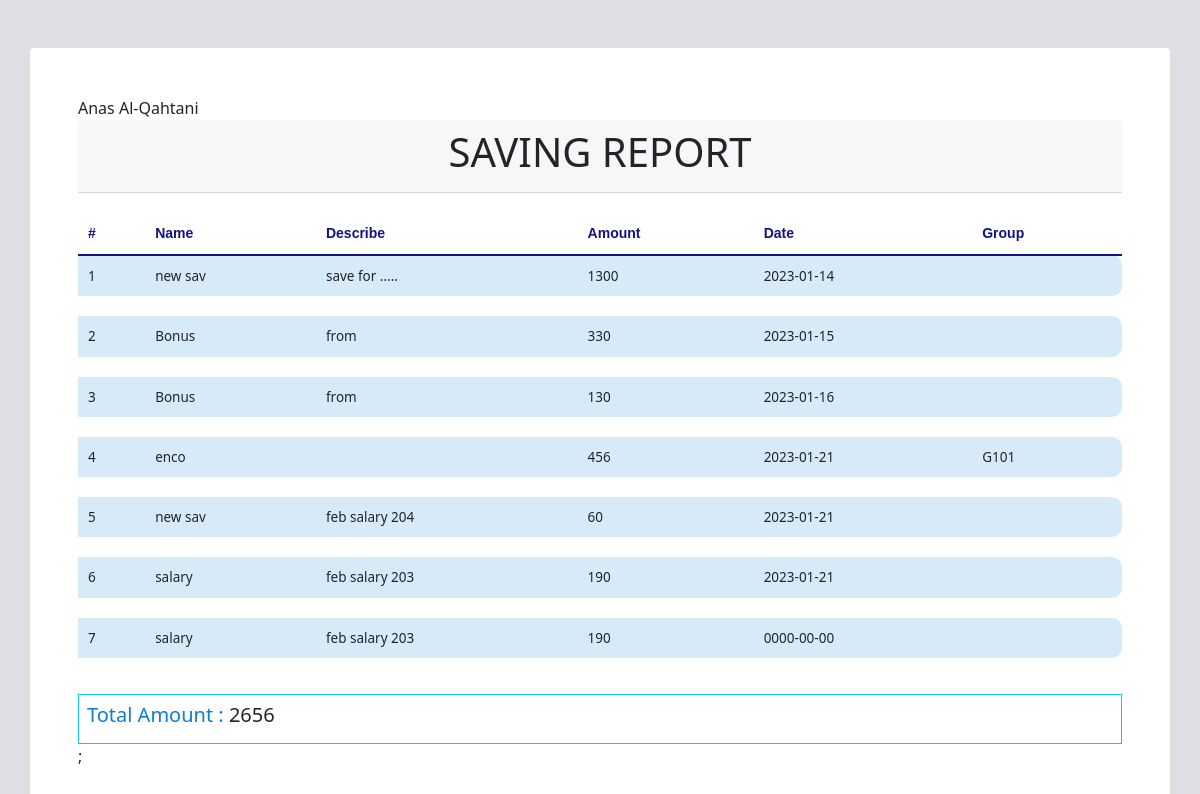
Screenshot of /crud/saving_report.php (signed in) with the database file from the repository.
### tables this page shows
CREATE TABLE `income` (
  `id` int(6) NOT NULL,
  `name` varchar(50) NOT NULL,
  `descrption` varchar(50) DEFAULT NULL,
  `date` date NOT NULL DEFAULT current_timestamp(),
  `amount` double NOT NULL,
  `type` varchar(50) NOT NULL DEFAULT 'income',
  `user_id` int(6) NOT NULL,
  `group_id` int(6) DEFAULT NULL
);

CREATE TABLE `groups` (
  `id` int(6) NOT NULL,
  `name` varchar(50) NOT NULL,
  `date_create` date NOT NULL DEFAULT current_timestamp(),
  `capacity` int(11) NOT NULL,
  `admin_id` int(6) NOT NULL
);

### crud/saving_report.php (the view, shortened to what this page needs)
<!DOCTYPE html>
<html lang="en">
<head>
    <link rel="stylesheet" href="../css/style.css">
   <link rel="stylesheet" href="https://cdn.jsdelivr.net/npm/bootstrap@5.0.1/dist/css/bootstrap.min.css">
   <link rel="stylesheet" href="https://cdnjs.cloudflare.com/ajax/libs/font-awesome/6.2.1/css/all.min.css">
</head>
<body onload="print()">
                <div class="container rounded mt-5 bg-white p-md-5">
                <?php
                                 echo $_SESSION['full_name'];
                                 ?>
                    <div class="card-header card-header-report text-uppercase text-center"> <h1>saving Report</h1></div>
                    <div class="table-responsive">
                        <table class="table">
                            <thead>
                                <tr>
                                <th scope="col">#</th>
                                    <th scope="col">Name</th>
                                    <th scope="col">Describe</th>
                                    <th scope="col">Amount</th>
                                    <th scope="col">Date</th>
                                    <th scope="col">Group</th>
                                </tr>
                            </thead>
                            <tbody>
                                <?php
                                 $i=1;
                                 $total_amount=0;
                                 include('../database/connect.php');
                                 $userid=$_SESSION['user_id'];
                                  $query="SELECT * FROM income WHERE user_id=$userid and type='saving'";
                                  if($result=mysqli_query($connect,$query))
                                     {
                                      if(mysqli_num_rows($result)>0)
                                        {
                                         while($row=mysqli_fetch_array($result))
                                                        {
                                                            $group_id=$row['group_id'];
                                                            if($group_id !=null){
                                                                $sql ="SELECT name FROM  groups  WHERE id=$group_id";
                                                                $res = $connect->query($sql);
                                                                if($res->num_rows> 0){
                                                                    while($g_name=$res->fetch_assoc()){
                                                                        $group_id=$g_name['name'];
                                                                }}
                                                             }
                                                            ?>
                                                            <tr class='bg-blue'>
                                                            <td> <?php echo $i ?> </td>
                                                            <td> <?php echo $row['name']; ?> </td>
                                                            <td> <?php echo $row['descrption'] ?> </td>
                                                            <td> <?php echo $row['amount']; ?> </td>
                                                            <td> <?php echo $row['date']; ?> </td>
                                                            <td> <?php echo $group_id; ?> </td>
                                                        </tr>
                                                          <?php
                                                        echo "<tr id='spacing-row'>";
                                                        echo "<td></td>";
                                                        echo "</tr>";
                                                        $i++;
                                                        $total_amount +=$row['amount'];
                                                        }
                                                    }
                                                    else
                                                    {
                                                    echo "null record";
                                                    }
                                                }
                                                else
                                                {
                                                    echo "thats problem is select $query.".mysqli_error($connect)."<br>";
                                                 }
                                                ?>
                            </tbody>
                        </table>
                       <div class="card-head border border-info p-2"><h5> <span style="color:#0b7dda;">Total Amount : </span> <?php echo $total_amount; ?></h5></div>;
                </div>
                </div>
</body>
</html>

### css/style.css (style rules this page uses)
* { margin: 0; padding: 0; box-sizing: border-box; list-style: none; }
body { background-color: rgba(35,43,85,0.15) !important; }
::placeholder { font-size: 10px; }
.container .table-responsive { margin: 20px auto; overflow-x: auto; }
.table thead tr th { font-size: 11px; color: #868585; padding: 10px 10px; }
.table tbody tr td { font-size: 13.5px; padding: 10px 10px; }

### crud/saving_report.php (style rules this page uses)
th { font-family: 'Poppins', sans-serif; font-weight: bold; font-size: 14px !important; color: #121286 !important; border-bottom: 2px solid #121286 !important; }
tbody .bg-blue { background-color: #d6ebf7; border-radius: 8px; }
#spacing-row { height: 8px; }
.table thead th,.table td { border: none; }
.table tbody td:first-child { border-bottom-left-radius: 10px; border-top-left-radius: 10px; }
.table tbody td:last-child { border-bottom-right-radius: 10px; border-top-right-radius: 10px; }

### rows the page displays
income: name "new sav", descrption "save for .....", amount "1300", date "2023-01-14"
income: name "Bonus", descrption "from", amount "330", date "2023-01-15"
income: name "Bonus", descrption "from", amount "130", date "2023-01-16"
income: name "enco", amount "456", date "2023-01-21", group.name "G101"
income: name "new sav", descrption "feb salary 204", amount "60", date "2023-01-21"
income: name "salary", descrption "feb salary 203", amount "190", date "2023-01-21"
income: name "salary", descrption "feb salary 203", amount "190", date "0000-00-00"

### other values shown
$_SESSION['full_name'] "Anas Al-Qahtani"
$total_amount "2656"
